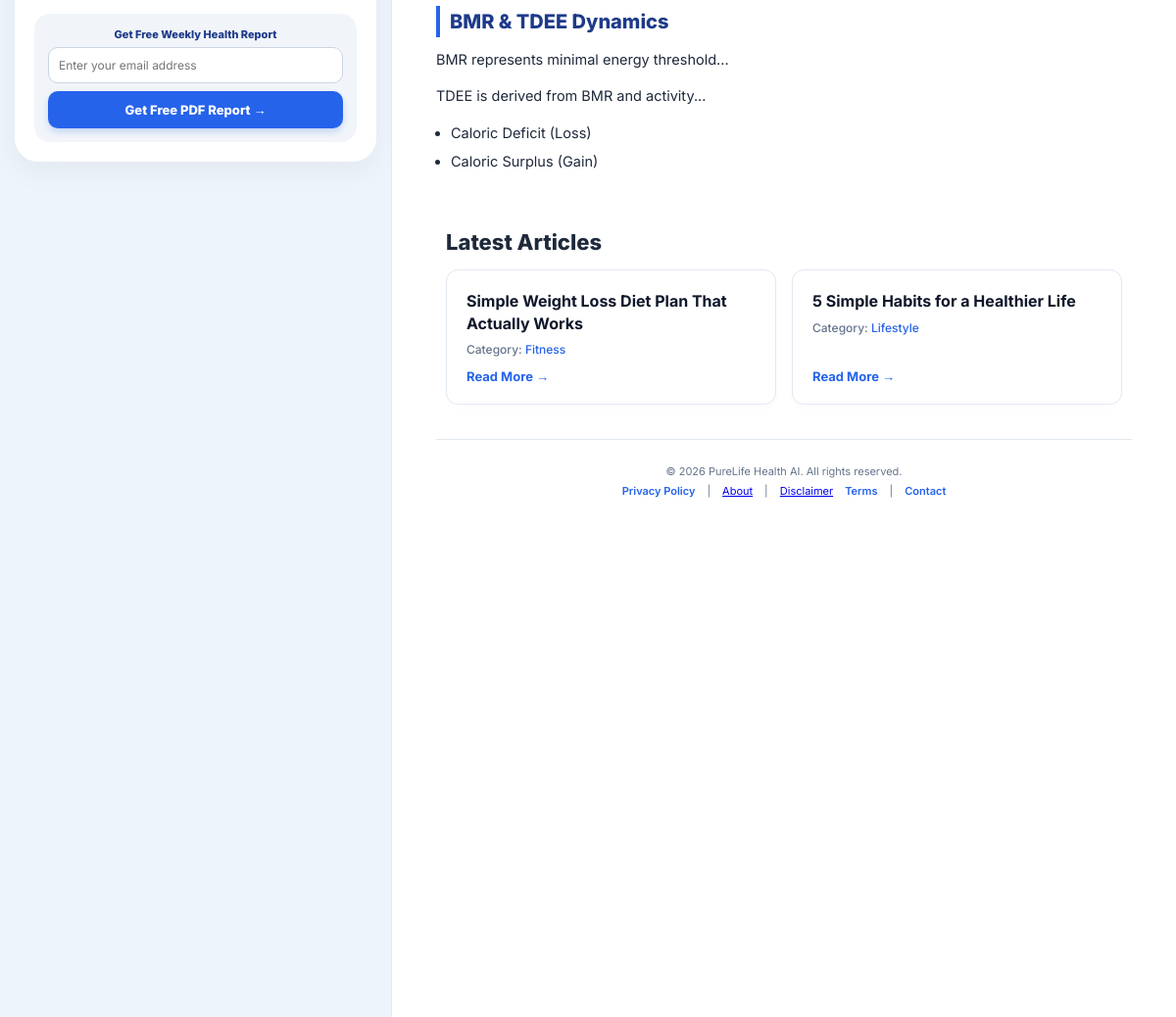
Before: / (middle part) with the older database file.
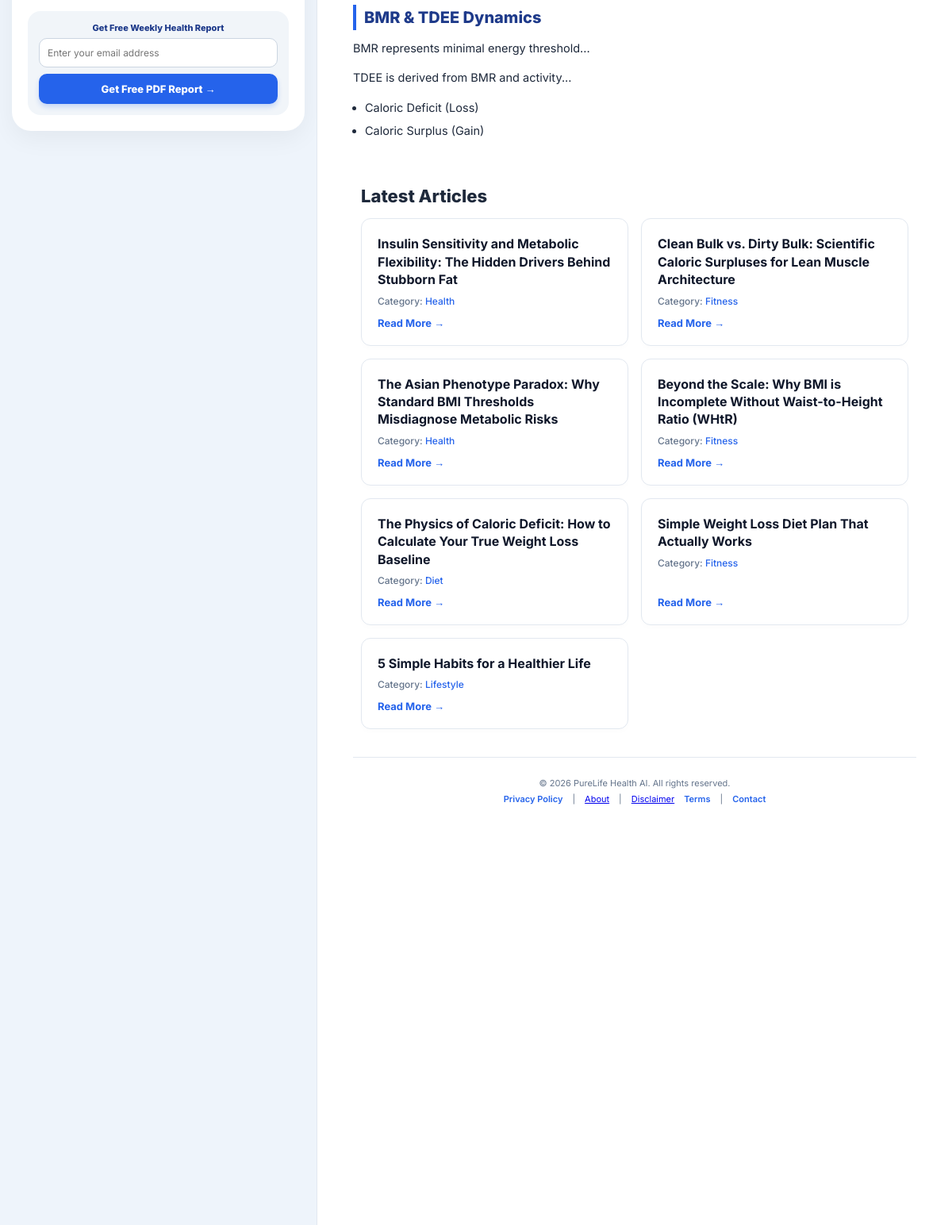
After: the same page with the newer database file.
### tables this page shows
CREATE TABLE posts (
            id INTEGER PRIMARY KEY AUTOINCREMENT,
            title TEXT NOT NULL,
            slug TEXT UNIQUE NOT NULL,
            content TEXT NOT NULL,
            category TEXT NOT NULL,
            date_created TIMESTAMP DEFAULT CURRENT_TIMESTAMP
        );

### app.py (the view)
@app.route("/")
def home():
    conn = sqlite3.connect(DB_PATH)
    conn.row_factory = sqlite3.Row
    c = conn.cursor()
    c.execute("SELECT title, slug, category FROM posts ORDER BY id DESC")
    posts = c.fetchall()
    conn.close()
    return render_template("tool.html", posts=posts)

### templates/tool.html (shortened to what this page needs)
<!DOCTYPE html>
<html lang="en">
<head>
<link rel="stylesheet" href="{{ url_for('static', filename='css/style.css') }}">
</head>
<body>
<div class="main-container">
    <div class="left-panel">
        <div>
            <div class="wrapper">
                <div class="email-box" id="pdfEmailSection">
                    <label id="lblEmailReport">Get Free Weekly Health Report</label>
                    <input type="email" id="userEmail" placeholder="Enter your email address">
                    <button class="btn-pdf" onclick="downloadPDF()" id="btnPdfText">Get Free PDF Report →</button>
                </div>
            </div>
        </div>
    </div>
    <div class="article-container">
        <div class="accordion-item">
            <button class="accordion-header" id="accHead5" onclick="toggleAccordion(this)">Understanding BMR & TDEE Dynamics</button>
            <div class="accordion-content" id="accContent5">
                <p id="c5P1">Basal Metabolic Rate (BMR) represents the minimal energy threshold...</p>
                <p id="c5P2">Your Total Daily Energy Expenditure (TDEE) is derived...</p>
                <ul>
                    <li id="liDeficit">Caloric Deficit (Loss)</li>
                    <li id="liSurplus">Caloric Surplus (Gain)</li>
                </ul>
            </div>
        </div>
        <div class="featured-posts" style="margin-top: 35px; margin-bottom: 25px; padding: 10px;">
            <h2 style="font-size: 22px; font-weight: 800; color: #1e293b; margin-bottom: 15px;">Latest Articles</h2>
            <div style="display: grid; grid-template-columns: repeat(auto-fit, minmax(280px, 1fr)); gap: 16px;">
                {% if posts %}
                    {% for post in posts %}
                        <div class="post-card" style="background: white; border: 1px solid #e2e8f0; border-radius: 12px; padding: 20px; box-shadow: 0 4px 6px rgba(0,0,0,0.01); display: flex; flex-direction: column; justify-content: space-between;">
                            <div>
                                <h3 style="font-size: 16px; font-weight: 700; color: #0f172a; margin: 0 0 8px 0; line-height: 1.4;">{{ post[0] }}</h3>
                                <p style="font-size: 12px; color: #64748b; margin: 0 0 12px 0; font-weight: 500;">Category: <span style="color: #2563eb;">{{ post[2] }}</span></p>
                            </div>
                            <a href="/blog/{{ post[1] }}" style="color: #2563eb; text-decoration: none; font-size: 13px; font-weight: 700; display: inline-flex; align-items: center;">Read More &rarr;</a>
                        </div>
                    {% endfor %}
                {% else %}
                    <p style="font-size: 13px; color: #64748b;">No articles published yet.</p>
                {% endif %}
            </div>
        </div>
        <footer style="text-align: center; padding: 25px 10px 10px 10px; font-size: 11px; color: #64748b; background: white; margin-top: 25px; border-top: 1px solid #e2e8f0; width: 100%;">
            <p id="footerCopyText">&copy; 2026 PureLife Health AI. All rights reserved.</p>
            <div style="margin-top: 6px; display: flex; justify-content: center; gap: 12px;">
                <a href="/privacy-policy" style="color: #2563eb; text-decoration: none; font-weight: 600;" id="ftPrivacy">Privacy Policy</a> |
<a href="/about">About</a> |
<a href="/disclaimer">Disclaimer</a>
                <a href="/terms" style="color: #2563eb; text-decoration: none; font-weight: 600;" id="ftTerms">Terms</a> |
                <a href="/contact" style="color: #2563eb; text-decoration: none; font-weight: 600;" id="ftContact">Contact</a>
            </div>
        </footer>
    </div>
</div>
</body>
</html>

### static/css/style.css (style rules this page uses)
* { margin:0; padding:0; box-sizing:border-box; font-family:'Inter',sans-serif; }
body { background:#eef4fb; padding:10px; padding-top: 65px; color: #0f172a; overflow-y: auto; transition: background-color 0.3s, color 0.3s; }
.main-container { max-width: 500px; margin: auto; display: flex; flex-direction: column; gap: 15px; width: 100%; }
.wrapper { background:white; border-radius:24px; padding:45px 18px 18px 18px; box-shadow:0 10px 30px rgba(0,0,0,.05); position: relative; transition: background-color 0.3s; }
input { width: 100%; padding: 10px 12px; border-radius: 10px; border: 1.5px solid #e2e8f0; outline:none; font-size:14px; background: #f8fafc; transition: .2s; color: #0f172a; }
.email-box { margin-top: 15px; padding: 14px; background: #f1f5f9; border-radius: 16px; text-align: center; transition: background-color 0.3s; }
.email-box label { font-size: 11px; font-weight: 800; color: #1e3a8a; margin-bottom: 6px; display: block; }
.email-box input { width: 100%; background: white; margin-bottom: 8px; border: 1px solid #cbd5e1; border-radius: 10px; font-size: 12px; padding: 10px; outline: none; }
.btn-pdf { width: 100%; background: #2563eb; color: white; border: none; padding: 11px; border-radius: 10px; font-weight: 800; font-size: 13px; cursor: pointer; transition: all 0.3s cubic-bezier(0.25, 0.8, 0.25, 1); box-shadow: 0 4px 6px rgba(37, 99, 235, 0.2); position: relative; overflow: hidden; }
.article-container { background: white; border-radius: 24px; padding: 15px; box-shadow: 0 10px 30px rgba(0,0,0,.03); margin-bottom: 20px; transition: background-color 0.3s; }
.accordion-item { border-bottom: 1px solid #f1f5f9; padding: 10px 0; }
.accordion-header { width: 100%; background: none; border: none; text-align: left; font-size: 14px; color: #1e3a8a; font-weight: 800; display: flex; justify-content: space-between; align-items: center; cursor: pointer; padding: 4px 0; outline: none; }
.accordion-header::after { content: '➕'; font-size: 10px; color: #2563eb; transition: 0.2s; }
.accordion-content { max-height: 0; overflow: hidden; transition: max-height 0.3s ease-out; color: #1e293b; font-size: 12.5px; line-height: 1.6; }
.accordion-content p { margin-top: 8px; margin-bottom: 8px; text-align: justify; }
.accordion-content ul { padding-left: 15px; margin: 8px 0; }
.accordion-content li { margin-bottom: 4px; }
@media screen and (min-width: 701px) { body { margin: 0; padding: 0; padding-top: 55px; width: 100%; height: calc(100vh - 55px); overflow: hidden; background: #f8fafc; } }
@media screen and (min-width: 701px) { .main-container { max-width: 100% !important; width: 100vw; height: 100%; display: grid; grid-template-columns: 400px 1fr; gap: 0; } }
@media screen and (min-width: 701px) { .left-panel { height: 100%; overflow-y: auto; background: #eef4fb; padding: 20px 15px; border-right: 1px solid #e2e8f0; display: flex; flex-direction: column; gap: 15px; transition: background-color 0.3s; } }
@media screen and (min-width: 701px) { .wrapper { padding: 45px 20px 20px 20px; } }
@media screen and (min-width: 701px) { .article-container { height: 100%; overflow-y: auto; padding: 35px 45px 60px 45px; border-radius: 0; box-shadow: none; margin-bottom: 0; } }
@media screen and (min-width: 701px) { .accordion-item { border-bottom: none; padding: 0; margin-bottom: 25px; } }
@media screen and (min-width: 701px) { .accordion-header { font-size: 20px; margin-bottom: 10px; cursor: default; pointer-events: none; font-weight: 800; border-left: 4px solid #2563eb; padding-left: 10px; } }
@media screen and (min-width: 701px) { .accordion-header::after { content: '' !important; display: none !important; } }
@media screen and (min-width: 701px) { .accordion-content { max-height: none !important; overflow: visible !important; font-size: 14.5px; line-height: 1.75; color: #1e293b; padding-bottom: 4px; } }
@media screen and (min-width: 701px) { .accordion-content p { margin-bottom: 12px; } }

Changed rows visible on the page:
added posts: title "Insulin Sensitivity and Metabolic Flexibility: The Hidden Drivers Behind Stubborn Fat", category "Health"
added posts: title "Clean Bulk vs. Dirty Bulk: Scientific Caloric Surpluses for Lean Muscle Architecture", category "Fitness"
added posts: title "The Asian Phenotype Paradox: Why Standard BMI Thresholds Misdiagnose Metabolic Risks", category "Health"
added posts: title "Beyond the Scale: Why BMI is Incomplete Without Waist-to-Height Ratio (WHtR)", category "Fitness"
added posts: title "The Physics of Caloric Deficit: How to Calculate Your True Weight Loss Baseline", category "Diet"
